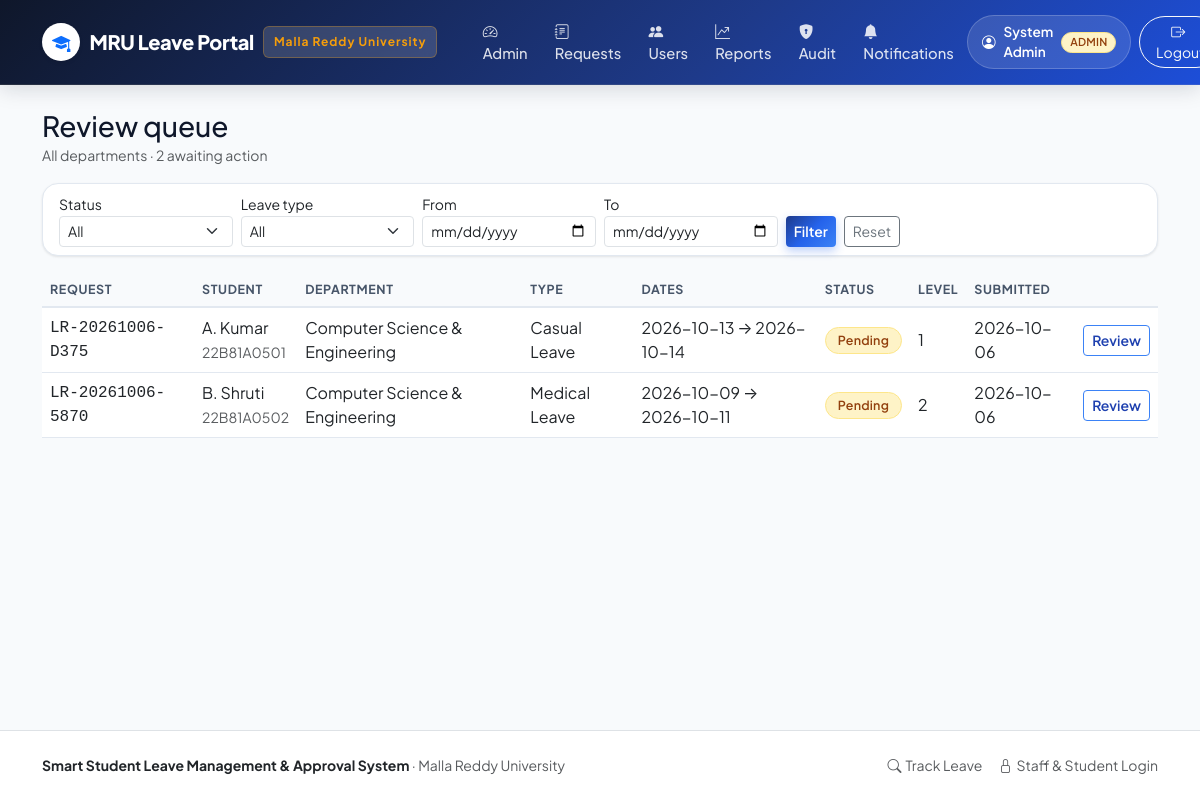
The app's page /review/ (signed in) with its own data.
### tables this page shows
CREATE TABLE users (
    id INTEGER PRIMARY KEY AUTOINCREMENT,
    name TEXT NOT NULL,
    roll_no TEXT,
    email TEXT NOT NULL COLLATE NOCASE UNIQUE,
    password_hash TEXT NOT NULL,
    role TEXT NOT NULL CHECK (role IN ('student', 'faculty', 'hod', 'admin')),
    department_id INTEGER REFERENCES departments(id),
    branch_id INTEGER REFERENCES branches(id),
    active INTEGER NOT NULL DEFAULT 1,
    created_at TEXT NOT NULL
);

CREATE TABLE leave_requests (
    id INTEGER PRIMARY KEY AUTOINCREMENT,
    request_no TEXT NOT NULL UNIQUE,
    student_id INTEGER NOT NULL REFERENCES users(id),
    leave_type_id INTEGER NOT NULL REFERENCES leave_types(id),
    start_date TEXT NOT NULL,
    end_date TEXT NOT NULL,
    reason TEXT NOT NULL,
    contact_info TEXT NOT NULL,
    attachment_path TEXT,
    status TEXT NOT NULL DEFAULT 'Pending'
        CHECK (status IN ('Draft', 'Pending', 'More Information Required', 'Approved', 'Rejected', 'Cancelled', 'Completed')),
    current_level INTEGER NOT NULL DEFAULT 1,
    created_at TEXT NOT NULL,
    updated_at TEXT NOT NULL
);

CREATE TABLE departments (
    id INTEGER PRIMARY KEY AUTOINCREMENT,
    name TEXT NOT NULL,
    code TEXT NOT NULL UNIQUE,
    active INTEGER NOT NULL DEFAULT 1
);

CREATE TABLE leave_types (
    id INTEGER PRIMARY KEY AUTOINCREMENT,
    name TEXT NOT NULL UNIQUE,
    description TEXT NOT NULL DEFAULT '',
    max_days INTEGER NOT NULL DEFAULT 10,
    requires_document INTEGER NOT NULL DEFAULT 0,
    hod_required INTEGER NOT NULL DEFAULT 0,
    active INTEGER NOT NULL DEFAULT 1
);

### leave_management/review.py (the view)
@bp.route("/")
@roles_required(*REVIEW_ROLES)
def dashboard():
    finalize_completed()
    status = request.args.get("status", "")
    leave_type = request.args.get("type", "")
    date_from = request.args.get("from", "")
    date_to = request.args.get("to", "")
    page = page_number(request.args.get("page"))
    dept_clause, dept_args = _visible_requests()
    where = [dept_clause]
    args = list(dept_args)
    if g.user["role"] == "faculty":
        where.append("(r.current_level = 1 OR r.status != 'Pending')")
    elif g.user["role"] == "hod":
        where.append("(r.current_level = 2 OR r.status != 'Pending')")
    if status:
        where.append("r.status = ?")
        args.append(status)
    if leave_type:
        where.append("r.leave_type_id = ?")
        args.append(int(leave_type))
    if parse_date(date_from):
        where.append("r.end_date >= ?")
        args.append(date_from)
    if parse_date(date_to):
        where.append("r.start_date <= ?")
        args.append(date_to)
    clause = " AND ".join(where)
    per_page = current_app.config["PER_PAGE"]
    total = query(f"SELECT COUNT(*) AS n FROM leave_requests r JOIN users s ON s.id = r.student_id WHERE {clause}", args, one=True)["n"]
    rows = query(
        f"""SELECT r.*, t.name AS leave_type_name, s.name AS student_name, s.roll_no,
                  d.name AS department_name, b.name AS branch_name
           FROM leave_requests r
           JOIN users s ON s.id = r.student_id
           JOIN leave_types t ON t.id = r.leave_type_id
           LEFT JOIN departments d ON d.id = s.department_id
           LEFT JOIN branches b ON b.id = s.branch_id
           WHERE {clause}
           ORDER BY CASE WHEN r.status = 'Pending' THEN 0 ELSE 1 END, r.created_at DESC
           LIMIT ? OFFSET ?""",
        (*args, per_page, (page - 1) * per_page),
    )
    queue = query(
        f"""SELECT COUNT(*) AS n FROM leave_requests r JOIN users s ON s.id = r.student_id
            WHERE {dept_clause} AND r.status IN ('Pending', 'More Information Required')
              AND {'r.current_level = 1' if g.user['role'] == 'faculty' else ('r.current_level = 2' if g.user['role'] == 'hod' else '1=1')}""",
        dept_args,
        one=True,
    )["n"]
    leave_types = query("SELECT * FROM leave_types ORDER BY name")
    return render_template(
        "review/dashboard.html",
        requests=rows,
        queue_count=queue,
        leave_types=leave_types,
        page=page,
        total=total,
        per_page=per_page,
        filters={"status": status, "type": leave_type, "from": date_from, "to": date_to},
    )

### templates/review/dashboard.html (shortened to what this page needs)
{% extends "base.html" %}
{% from "_macros.html" import status_badge, pager %}
{% block content %}
<div class="d-flex justify-content-between align-items-center flex-wrap gap-2 mb-3">
  <div>
    <h3 class="mb-0">Review queue</h3>
    <span class="text-muted small">
      {% if current_user.role == 'hod' %}Head of Department approvals (level 2)
      {% elif current_user.role == 'faculty' %}Faculty approvals (level 1)
      {% else %}All departments{% endif %}
      &middot; {{ queue_count }} awaiting action
    </span>
  </div>
</div>
<div class="card mb-3">
  <div class="card-body py-2">
    <form class="row g-2 align-items-end" method="get">
      <div class="col-6 col-md-2">
        <label class="form-label small mb-0">Status</label>
        <select name="status" class="form-select form-select-sm">
          <option value="">All</option>
        </select>
      </div>
      <div class="col-6 col-md-2">
        <label class="form-label small mb-0">Leave type</label>
        <select name="type" class="form-select form-select-sm">
          <option value="">All</option>
        </select>
      </div>
      <div class="col-6 col-md-2">
        <label class="form-label small mb-0">From</label>
        <input type="date" name="from" value="{{ filters.from }}" class="form-control form-control-sm">
      </div>
      <div class="col-6 col-md-2">
        <label class="form-label small mb-0">To</label>
        <input type="date" name="to" value="{{ filters.to }}" class="form-control form-control-sm">
      </div>
      <div class="col-12 col-md-4 d-flex gap-2">
        <button class="btn btn-sm btn-primary">Filter</button>
        <a href="{{ url_for('review.dashboard') }}" class="btn btn-sm btn-outline-secondary">Reset</a>
      </div>
    </form>
  </div>
</div>
{% if not requests %}
<div class="alert alert-light border text-center py-5">
  <p class="mb-0 text-muted"><strong>Nothing to review.</strong> No requests match the current filters.</p>
</div>
{% else %}
<div class="table-responsive">
  <table class="table table-hover align-middle">
    <thead class="table-light">
      <tr>
        <th>Request</th><th>Student</th>{% if current_user.role == 'admin' %}<th>Department</th>{% endif %}
        <th>Type</th><th>Dates</th><th>Status</th><th>Level</th><th>Submitted</th><th></th>
      </tr>
    </thead>
    <tbody>
      {% for r in requests %}
      <tr>
        <td class="font-monospace">{{ r.request_no }}</td>
        <td>{{ r.student_name }}<br><small class="text-muted">{{ r.roll_no }}</small></td>
        {% if current_user.role == 'admin' %}<td>{{ r.department_name }}</td>{% endif %}
        <td>{{ r.leave_type_name }}</td>
        <td>{{ r.start_date }} &rarr; {{ r.end_date }}</td>
        <td>{{ status_badge(r.status) }}</td>
        <td>{{ r.current_level }}</td>
        <td>{{ r.created_at[:10] }}</td>
        <td class="text-end"><a class="btn btn-sm btn-outline-primary" href="{{ url_for('review.detail', request_id=r.id) }}">Review</a></td>
      </tr>
      {% endfor %}
    </tbody>
  </table>
</div>
{% endif %}
{% endblock %}

### templates/base.html (shortened to what this page needs)
<!DOCTYPE html>
<html lang="en">
<head>
  <link href="https://cdn.jsdelivr.net/npm/bootstrap@5.3.0/dist/css/bootstrap.min.css" rel="stylesheet">
  <link href="https://cdn.jsdelivr.net/npm/bootstrap-icons@1.11.3/font/bootstrap-icons.min.css" rel="stylesheet">
  <link href="{{ url_for('static', filename='styles.css') }}" rel="stylesheet">
</head>
<body>
<nav class="navbar navbar-expand-lg mru-navbar no-print">
  <div class="container">
    <a class="navbar-brand mru-brand-title" href="{{ url_for('main.dashboard') }}">
      <span class="d-inline-flex align-items-center justify-content-center bg-white text-primary rounded-circle shadow-sm" style="width: 38px; height: 38px; font-size: 1.15rem;">
        <i class="bi bi-mortarboard-fill"></i>
      </span>
      <span>MRU Leave Portal</span>
      <span class="mru-brand-badge d-none d-sm-inline-block">Malla Reddy University</span>
    </a>
    <div class="collapse navbar-collapse" id="nav">
      <ul class="navbar-nav me-auto ps-lg-3">
        {% if current_user %}
          {% if current_user.role == 'student' %}
            <li class="nav-item"><a class="nav-link" href="{{ url_for('student.dashboard') }}"><i class="bi bi-grid-fill me-1"></i> Dashboard</a></li>
            <li class="nav-item"><a class="nav-link" href="{{ url_for('student.new_request') }}"><i class="bi bi-file-earmark-plus-fill me-1"></i> Apply for Leave</a></li>
            <li class="nav-item"><a class="nav-link" href="{{ url_for('student.balances') }}"><i class="bi bi-clock-history me-1"></i> Leave Balance</a></li>
          {% elif current_user.role in ('faculty', 'hod') %}
            <li class="nav-item"><a class="nav-link" href="{{ url_for('review.dashboard') }}"><i class="bi bi-clipboard-check-fill me-1"></i> Review Queue</a></li>
          {% elif current_user.role == 'admin' %}
            <li class="nav-item"><a class="nav-link" href="{{ url_for('admin.dashboard') }}"><i class="bi bi-speedometer2 me-1"></i> Admin</a></li>
            <li class="nav-item"><a class="nav-link" href="{{ url_for('review.dashboard') }}"><i class="bi bi-journal-text me-1"></i> Requests</a></li>
            <li class="nav-item"><a class="nav-link" href="{{ url_for('admin.users') }}"><i class="bi bi-people-fill me-1"></i> Users</a></li>
            <li class="nav-item"><a class="nav-link" href="{{ url_for('admin.reports') }}"><i class="bi bi-graph-up-arrow me-1"></i> Reports</a></li>
            <li class="nav-item"><a class="nav-link" href="{{ url_for('admin.audit_logs') }}"><i class="bi bi-shield-lock-fill me-1"></i> Audit</a></li>
          {% endif %}
          <li class="nav-item">
            <a class="nav-link" href="{{ url_for('main.notifications') }}">
              <i class="bi bi-bell-fill me-1"></i> Notifications
            </a>
          </li>
        {% else %}
          <li class="nav-item"><a class="nav-link" href="{{ url_for('main.dashboard') }}"><i class="bi bi-house-door-fill me-1"></i> Home</a></li>
          <li class="nav-item"><a class="nav-link" href="{{ url_for('main.track') }}"><i class="bi bi-search me-1"></i> Track Leave</a></li>
        {% endif %}
      </ul>
      <ul class="navbar-nav align-items-lg-center gap-2">
        {% if current_user %}
          <li class="nav-item">
            <div class="user-pill">
              <i class="bi bi-person-circle"></i>
              <span>{{ current_user.name }}</span>
              <span class="badge bg-warning text-dark text-uppercase py-1 px-2" style="font-size: 0.68rem;">{{ current_user.role }}</span>
            </div>
          </li>
          <li class="nav-item">
            <form method="post" action="{{ url_for('auth.logout') }}" class="d-inline">
              <button class="btn btn-outline-light btn-sm px-3 rounded-pill">
                <i class="bi bi-box-arrow-right me-1"></i> Logout
              </button>
            </form>
          </li>
        {% endif %}
      </ul>
    </div>
  </div>
</nav>
<main class="container py-4">
  {% block content %}{% endblock %}
</main>
<footer class="mt-auto py-4 bg-white border-top text-muted small no-print">
  <div class="container d-flex flex-column flex-md-row justify-content-between align-items-center gap-2">
    <div>
      <strong class="text-dark">Smart Student Leave Management &amp; Approval System</strong> &middot; Malla Reddy University
    </div>
    <div class="d-flex gap-3">
      <a href="{{ url_for('main.track') }}" class="text-decoration-none text-muted"><i class="bi bi-search me-1"></i>Track Leave</a>
      <a href="{{ url_for('auth.login') }}" class="text-decoration-none text-muted"><i class="bi bi-lock me-1"></i>Staff &amp; Student Login</a>
    </div>
  </div>
</footer>
</body>
</html>

### templates/_macros.html (shortened to what this page needs)
{% macro status_badge(status) %}
{% set cls = {
  'Pending': 'bg-warning text-dark',
  'Approved': 'bg-success',
  'Rejected': 'bg-danger',
  'Completed': 'bg-primary',
  'Cancelled': 'bg-secondary',
  'Draft': 'bg-secondary',
  'More Information Required': 'bg-info text-dark'
} %}
<span class="badge {{ cls.get(status, 'bg-secondary') }}">{{ status }}</span>
{% endmacro %}

### records on screen
users: name "System Admin", role "ADMIN"
leave_requests: request_no "LR-20261006-D375", student_name "A. Kumar", roll_no "22B81A0501", department_name "Computer Science & Engineering", leave_type_name "Casual Leave", start_date "2026-10-13", end_date "2026-10-14", status "Pending", current_level "1", created_at "2026-10-06"
leave_requests: request_no "LR-20261006-5870", student_name "B. Shruti", roll_no "22B81A0502", department_name "Computer Science & Engineering", leave_type_name "Medical Leave", start_date "2026-10-09", end_date "2026-10-11", status "Pending", current_level "2", created_at "2026-10-06"

### other values on screen
{{ queue_count }} "2"
